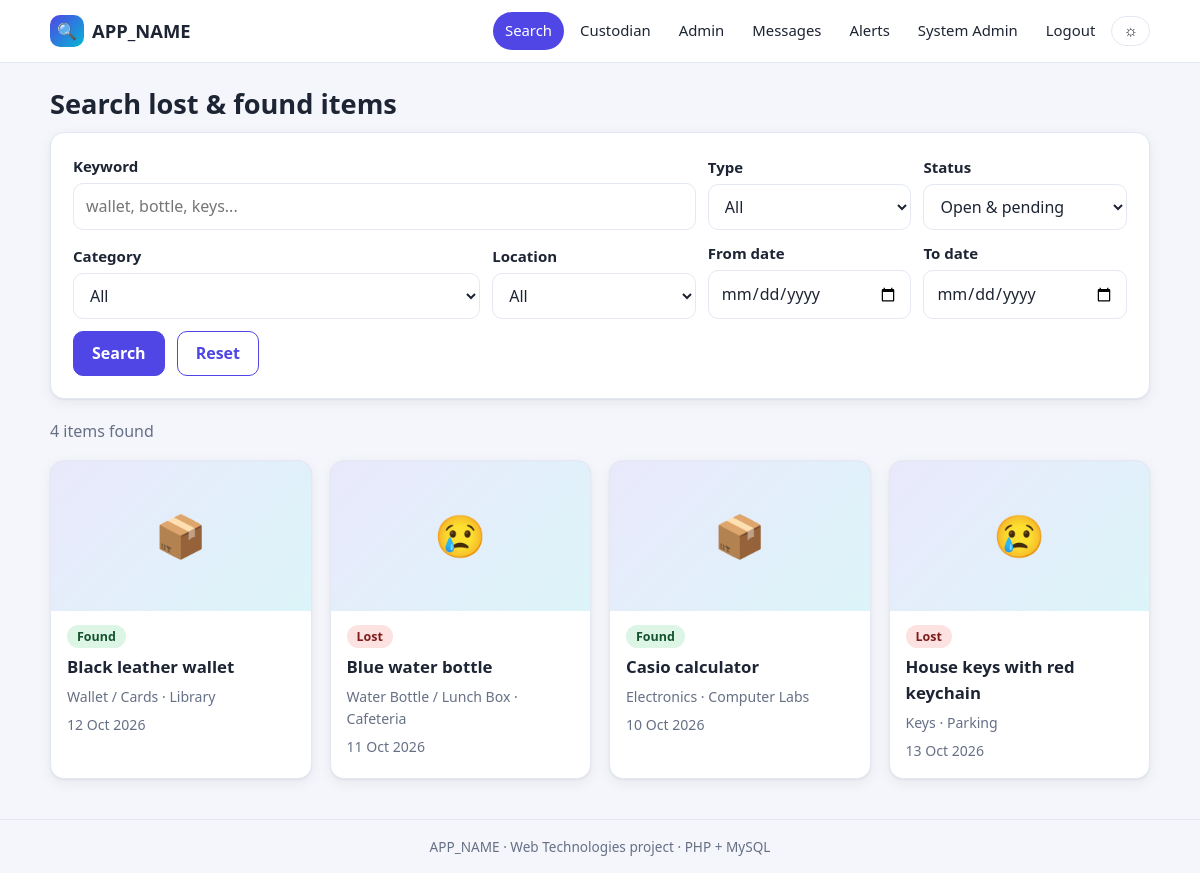
Screenshot of /items/index.php (signed in) with the database file from the repository.
### tables this page shows
CREATE TABLE users (
  user_id           INT UNSIGNED AUTO_INCREMENT PRIMARY KEY,
  student_id        VARCHAR(20)  NULL UNIQUE,               
  full_name         VARCHAR(100) NOT NULL,
  email             VARCHAR(150) NOT NULL UNIQUE,           
  password_hash     VARCHAR(255) NOT NULL,
  phone             VARCHAR(20)  NULL,
  role              ENUM('student','custodian','admin') NOT NULL DEFAULT 'student',
  account_status    ENUM('active','suspended','deactivated') NOT NULL DEFAULT 'active',
  suspended_until   DATETIME     NULL,                      
  suspension_reason VARCHAR(255) NULL,
  created_at        DATETIME DEFAULT CURRENT_TIMESTAMP
);

CREATE TABLE items (
  item_id        INT UNSIGNED AUTO_INCREMENT PRIMARY KEY,
  reporter_id    INT UNSIGNED NOT NULL,
  report_type    ENUM('lost','found') NOT NULL,
  title          VARCHAR(120) NOT NULL,
  category_id    INT UNSIGNED NOT NULL,
  location_id    INT UNSIGNED NOT NULL,
  description    TEXT NOT NULL,                             
  incident_date  DATE NOT NULL,
  item_status    ENUM('open','claim_pending','ready_for_handover','recovered','closed','removed')
                 NOT NULL DEFAULT 'open',
  is_high_value  TINYINT(1) NOT NULL DEFAULT 0,
  created_at     DATETIME DEFAULT CURRENT_TIMESTAMP,
  FOREIGN KEY (reporter_id) REFERENCES users(user_id),
  FOREIGN KEY (category_id) REFERENCES categories(category_id),
  FOREIGN KEY (location_id) REFERENCES campus_locations(location_id),
  INDEX idx_status_type_date (item_status, report_type, incident_date),
  INDEX idx_cat_loc (category_id, location_id),
  INDEX idx_reporter (reporter_id, created_at)
);

CREATE TABLE categories (
  category_id   INT UNSIGNED AUTO_INCREMENT PRIMARY KEY,
  category_name VARCHAR(60) NOT NULL UNIQUE,
  is_active     TINYINT(1) NOT NULL DEFAULT 1
);

CREATE TABLE campus_locations (
  location_id   INT UNSIGNED AUTO_INCREMENT PRIMARY KEY,
  location_name VARCHAR(80) NOT NULL UNIQUE,
  is_active     TINYINT(1) NOT NULL DEFAULT 1
);

### config/database.php (called while the page is built, shortened)
<?php
function db(): PDO
{
    static $pdo = null;
    if ($pdo === null) {
        $dsn = 'mysql:host=' . DB_HOST . ';dbname=' . DB_NAME . ';charset=utf8mb4';
        try {
            $pdo = new PDO($dsn, DB_USER, DB_PASS, [
                PDO::ATTR_ERRMODE            => PDO::ERRMODE_EXCEPTION,
                PDO::ATTR_DEFAULT_FETCH_MODE => PDO::FETCH_ASSOC,
                PDO::ATTR_EMULATE_PREPARES   => false,
                PDO::MYSQL_ATTR_FOUND_ROWS   => true,
                PDO::MYSQL_ATTR_INIT_COMMAND => "SET time_zone = '+05:00'",
            ]);
        } catch (PDOException $e) {
            http_response_code(500);
            exit('<h2>Database connection failed.</h2><p>Is MySQL running in XAMPP and did you import '
               . '<code>database/schema.sql</code>? Check <code>config/config.php</code>.</p>');
        }
    }
    return $pdo;
}

### includes/auth.php (called while the page is built, shortened)
<?php
function isLoggedIn(): bool
{
    return isset($_SESSION['user_id']);
}
function currentUser(): ?array
{
    static $user = false;
    if ($user !== false) {
        return $user;
    }
    $stmt = db()->prepare(
        'SELECT
            user_id, student_id, full_name, email, phone, role, account_status, suspended_until, suspension_reason
        FROM users WHERE user_id = ?'
    );
    $stmt->execute([$_SESSION['user_id']]);
    $row = $stmt->fetch();
    $row['is_suspended'] = $row['account_status'] === 'suspended'
        && ($row['suspended_until'] === null || strtotime($row['suspended_until']) > time());
    return $user = $row;
}
function isStaff(?array $u): bool
{
    if ($u['role'] === 'custodian' || $u['role'] === 'admin') {
        return true;
    }
    return false;
}
function requireLogin(): array
{
    $u = currentUser();
    return $u;
}

### public/items/index.php (the view, shortened to what this page needs)
<?php
$u = requireLogin();
$pdo = db();
$q = trim((string) ($_GET['q'] ?? ''));
$type = in_array($_GET['type'] ?? '', ['lost', 'found'], true)
    ? $_GET['type'] : '';
$status = in_array($_GET['status'] ?? '', ['open', 'claim_pending'], true)
    ? $_GET['status'] : '';
$cat = (int) ($_GET['category'] ?? 0);
$loc = (int) ($_GET['location'] ?? 0);
$from = valid_date((string) ($_GET['from'] ?? ''))
    ? $_GET['from'] : '';
$to = valid_date((string) ($_GET['to'] ?? ''))
    ? $_GET['to'] : '';
$sql = "
    SELECT i.*,
           c.category_name,
           l.location_name,
           (SELECT image_path
            FROM item_images im
            WHERE im.item_id = i.item_id
            ORDER BY im.image_id
            LIMIT 1) AS thumb
    FROM items i
    JOIN categories c ON c.category_id = i.category_id
    JOIN campus_locations l ON l.location_id = i.location_id
    WHERE i.item_status IN ('open', 'claim_pending')
    AND (? = '' OR i.title LIKE ? OR i.description LIKE ?)
    AND (? = '' OR i.report_type = ?)
    AND (? = '' OR i.item_status = ?)
    AND (? = 0 OR i.category_id = ?)
    AND (? = 0 OR i.location_id = ?)
    AND (? = '' OR i.incident_date >= ?)
    AND (? = '' OR i.incident_date <= ?)
    ORDER BY i.created_at DESC
";
$stmt = $pdo->prepare($sql);
$stmt->execute([
    $q, "%$q%", "%$q%",
    $type, $type,
    $status, $status,
    $cat, $cat,
    $loc, $loc,
    $from, $from,
    $to, $to
]);
$items = $stmt->fetchAll();
page_header('Search items', 'search');
?>
<div class="row between">
    <h1>Search lost &amp; found items</h1>
</div>
<form class="card" method="get">
    <div class="filters">
        <div class="wide">
            <label for="q">Keyword</label>
            <input
                type="search"
                id="q"
                name="q"
                value="<?= e($q) ?>"
                placeholder="wallet, bottle, keys..."
            >
        </div>
        <div>
            <label for="type">Type</label>
            <select id="type" name="type">
                <option value="">All</option>
            </select>
        </div>
        <div>
            <label for="status">Status</label>
            <select id="status" name="status">
                <option value="">Open &amp; pending</option>
            </select>
        </div>
        <div>
            <label for="category">Category</label>
            <select id="category" name="category">
                <option value="">All</option>
            </select>
        </div>
        <div>
            <label for="location">Location</label>
            <select id="location" name="location">
                <option value="">All</option>
            </select>
        </div>
        <div>
            <label for="from">From date</label>
            <input
                type="date"
                id="from"
                name="from"
                value="<?= e($from) ?>"
            >
        </div>
        <div>
            <label for="to">To date</label>
            <input
                type="date"
                id="to"
                name="to"
                value="<?= e($to) ?>"
            >
        </div>
        <div class="row">
            <button class="btn" type="submit">
                Search
            </button>
            <a class="btn ghost" href="<?= e(url('items/index.php')) ?>">
                Reset
            </a>
        </div>
    </div>
</form>
<p class="muted">
    <?= count($items) ?> item<?= count($items) === 1 ? '' : 's' ?> found
</p>
<?php if (!$items): ?>
    <div class="card empty">
        Nothing matches your search. Try fewer filters.
    </div>
<?php else: ?>
    <div class="items">
        <?php foreach ($items as $r): ?>
            <article class="item-card">
                <div class="thumb">
                    <?php if ($r['thumb']): ?>
                        <img
                            src="<?= e(url('uploads/items/' . $r['thumb'])) ?>"
                            alt=""
                            loading="lazy"
                        >
                    <?php else: ?>
                        <?= $r['report_type'] === 'lost' ? '&#128546;' : '&#128230;' ?>
                    <?php endif; ?>
                </div>
                <div class="body">
                    <div class="row">
                        <?= badge($r['report_type']) ?>
                    </div>
                    <h3>
                        <a
                            class="stretch"
                            href="<?= e(url('items/view.php?id=' . $r['item_id'])) ?>"
                        >
                            <?= e($r['title']) ?>
                        </a>
                    </h3>
                    <span class="muted small">
                        <?= e($r['category_name']) ?>
                        &middot;
                        <?= e($r['location_name']) ?>
                    </span>
                    <span class="muted small">
                        <?= e(fmt_date($r['incident_date'])) ?>
                    </span>
                </div>
            </article>
        <?php endforeach; ?>
    </div>
<?php endif; ?>
<?php page_footer(); ?>

### includes/layout.php (shortened to what this page needs)
<?php
function nav_link(string $path, string $label, string $active, string $key, string $extra = ''): string
{
    $cls = $active === $key ? ' class="active"' : '';
    return '<a' . $cls . ' href="' . e(url($path)) . '">' . e($label) . $extra . '</a>';
}
function page_header(string $title, string $active = ''): void
{
    $u = currentUser();
    ?>
<!DOCTYPE html>
<html lang="en">
<head>
    <link rel="stylesheet" href="<?= e(url('assets/css/style.css')) ?>">
</head>
<body>
<header class="topbar">
    <div class="container topbar-inner">
        <a class="brand" href="<?= e(url($u ? 'dashboard.php' : 'index.php')) ?>">
            <span class="brand-mark">&#128269;</span> <?= e(APP_NAME) ?>
        </a>
        <nav class="nav" id="main-nav">
            <?php if ($u): ?>
                <?= nav_link('items/index.php', 'Search', $active, 'search') ?>
                <?php if (isStaff($u)): ?>
                    <?= nav_link('custodian/index.php', 'Custodian', $active, 'custodian') ?>
                <?php endif; ?>
                <?php if ($u['role'] === 'admin'): ?>
                    <?= nav_link('admin/index.php', 'Admin', $active, 'admin') ?>
                <?php endif; ?>
                <?php $um = unread_messages((int) $u['user_id']); $un = unread_notifications((int) $u['user_id']); ?>
                <?= nav_link('messages/inbox.php', 'Messages', $active, 'messages', $um ? ' <span class="pill">' . $um . '</span>' : '') ?>
                <?= nav_link('notifications.php', 'Alerts', $active, 'notifications', $un ? ' <span class="pill">' . $un . '</span>' : '') ?>
                <?= nav_link('profile.php', $u['full_name'], $active, 'profile') ?>
                <a href="<?= e(url('logout.php')) ?>">Logout</a>
            <?php else: ?>
                <?= nav_link('login.php', 'Login', $active, 'login') ?>
                <?= nav_link('register.php', 'Register', $active, 'register') ?>
            <?php endif; ?>
            <button class="theme-toggle" type="button" title="Toggle dark mode" data-theme-toggle>&#9788;</button>
        </nav>
    </div>
</header>
<main class="container">
<?php
}
function page_footer(): void
{
    ?>
</main>
<footer class="footer">
    <div class="container">
        <?= e(APP_NAME) ?> &middot; Web Technologies project &middot; PHP + MySQL
    </div>
</footer>
</body>
</html>
<?php
}

### includes/helpers.php (shortened to what this page needs)
<?php
function e(?string $value): string
{
    return htmlspecialchars($value ?? '', ENT_QUOTES, 'UTF-8');
}
function base_url(): string
{
    static $base = null;
    if ($base !== null) {
        return $base;
    }
    if (BASE_URL_OVERRIDE !== '') {
        return $base = rtrim(BASE_URL_OVERRIDE, '/');
    }
    return $base = '/campus-lost-found/public';
}
function url(string $path = ''): string
{
    return base_url() . '/' . ltrim($path, '/');
}
function valid_date(string $d): bool
{
    $dt = DateTime::createFromFormat('Y-m-d', $d);
    return $dt && $dt->format('Y-m-d') === $d;
}
function unread_notifications(int $userId): int
{
    $stmt = db()->prepare('SELECT COUNT(*) FROM notifications WHERE user_id = ? AND is_read = 0');
    $stmt->execute([$userId]);
    return (int) $stmt->fetchColumn();
}
function unread_messages(int $userId): int
{
    $stmt = db()->prepare("SELECT COUNT(*) FROM messages WHERE recipient_id = ? AND message_status = 'sent'");
    $stmt->execute([$userId]);
    return (int) $stmt->fetchColumn();
}
function status_label(string $s): string
{
    return ucwords(str_replace('_', ' ', $s));
}
function badge(string $status): string
{
    return '<span class="badge badge-' . e($status) . '">' . e(status_label($status)) . '</span>';
}
function fmt_date(?string $d): string
{
    return $d ? date('d M Y', strtotime($d)) : '-';
}

### rows the page displays
users: full_name "System Admin"
items: report_type "Found", title "Black leather wallet", category.category_name "Wallet / Cards", location.location_name "Library", incident_date "12 Oct 2026"
items: report_type "Lost", title "Blue water bottle", category.category_name "Water Bottle / Lunch Box", location.location_name "Cafeteria", incident_date "11 Oct 2026"
items: report_type "Found", title "Casio calculator", category.category_name "Electronics", location.location_name "Computer Labs", incident_date "10 Oct 2026"
items: report_type "Lost", title "House keys with red keychain", category.category_name "Keys", location.location_name "Parking", incident_date "13 Oct 2026"

### other values shown
APP_NAME "APP_NAME"
$label "Search Custodian Admin Messages Alerts"
count($items) "4"
